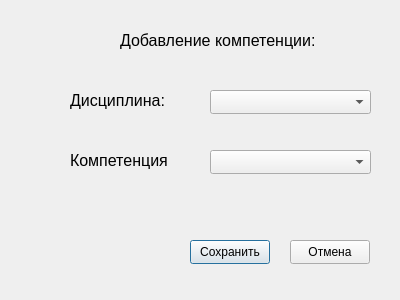
<?xml version="1.0" encoding="UTF-8"?>
<ui version="4.0">
 <class>Dialog</class>
 <widget class="QDialog" name="Dialog">
  <property name="geometry">
   <rect>
    <x>0</x>
    <y>0</y>
    <width>400</width>
    <height>300</height>
   </rect>
  </property>
  <property name="windowTitle">
   <string>Dialog</string>
  </property>
  <widget class="QComboBox" name="comboBox">
   <property name="geometry">
    <rect>
     <x>210</x>
     <y>90</y>
     <width>161</width>
     <height>24</height>
    </rect>
   </property>
  </widget>
  <widget class="QComboBox" name="comboBox_2">
   <property name="geometry">
    <rect>
     <x>210</x>
     <y>150</y>
     <width>161</width>
     <height>24</height>
    </rect>
   </property>
  </widget>
  <widget class="QLabel" name="label">
   <property name="geometry">
    <rect>
     <x>70</x>
     <y>90</y>
     <width>131</width>
     <height>21</height>
    </rect>
   </property>
   <property name="font">
    <font>
     <pointsize>12</pointsize>
    </font>
   </property>
   <property name="text">
    <string>Дисциплина:</string>
   </property>
  </widget>
  <widget class="QLabel" name="label_2">
   <property name="geometry">
    <rect>
     <x>70</x>
     <y>150</y>
     <width>131</width>
     <height>21</height>
    </rect>
   </property>
   <property name="font">
    <font>
     <pointsize>12</pointsize>
    </font>
   </property>
   <property name="text">
    <string>Компетенция</string>
   </property>
  </widget>
  <widget class="QLabel" name="label_3">
   <property name="geometry">
    <rect>
     <x>120</x>
     <y>30</y>
     <width>211</width>
     <height>21</height>
    </rect>
   </property>
   <property name="font">
    <font>
     <pointsize>12</pointsize>
    </font>
   </property>
   <property name="text">
    <string>Добавление компетенции:</string>
   </property>
  </widget>
  <widget class="QPushButton" name="pushButton">
   <property name="geometry">
    <rect>
     <x>190</x>
     <y>240</y>
     <width>80</width>
     <height>24</height>
    </rect>
   </property>
   <property name="text">
    <string>Сохранить</string>
   </property>
  </widget>
  <widget class="QPushButton" name="pushButton_2">
   <property name="geometry">
    <rect>
     <x>290</x>
     <y>240</y>
     <width>80</width>
     <height>24</height>
    </rect>
   </property>
   <property name="text">
    <string>Отмена</string>
   </property>
  </widget>
 </widget>
 <resources/>
 <connections/>
</ui>
